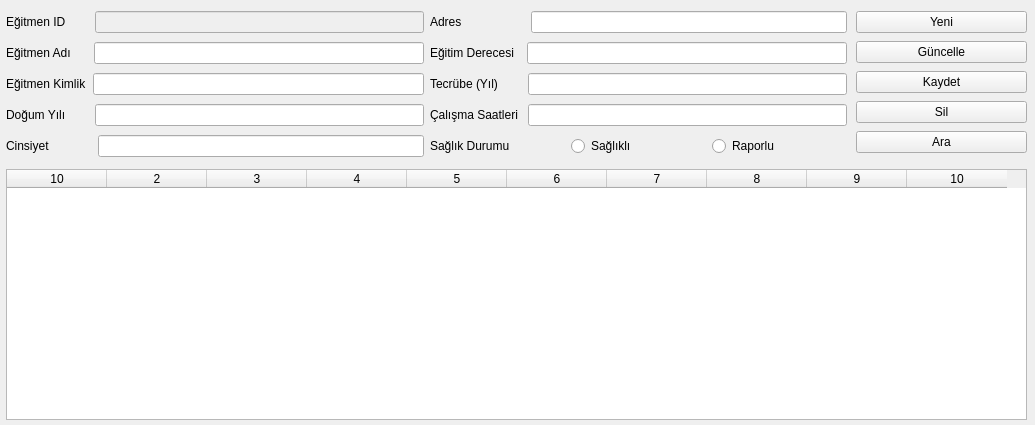
<?xml version="1.0" encoding="UTF-8"?>
<ui version="4.0">
 <class>egitmenler</class>
 <widget class="QWidget" name="egitmenler">
  <property name="geometry">
   <rect>
    <x>0</x>
    <y>0</y>
    <width>1035</width>
    <height>425</height>
   </rect>
  </property>
  <property name="windowTitle">
   <string>Form</string>
  </property>
  <widget class="QWidget" name="verticalLayoutWidget">
   <property name="geometry">
    <rect>
     <x>856</x>
     <y>9</y>
     <width>171</width>
     <height>151</height>
    </rect>
   </property>
   <layout class="QVBoxLayout" name="verticalLayout">
    <item>
     <widget class="QPushButton" name="push_yeni">
      <property name="text">
       <string>Yeni</string>
      </property>
     </widget>
    </item>
    <item>
     <widget class="QPushButton" name="push_guncelle">
      <property name="text">
       <string>Güncelle</string>
      </property>
     </widget>
    </item>
    <item>
     <widget class="QPushButton" name="push_kaydet">
      <property name="text">
       <string>Kaydet</string>
      </property>
     </widget>
    </item>
    <item>
     <widget class="QPushButton" name="push_sil">
      <property name="text">
       <string>Sil</string>
      </property>
     </widget>
    </item>
    <item>
     <widget class="QPushButton" name="push_ara">
      <property name="text">
       <string>Ara</string>
      </property>
     </widget>
    </item>
   </layout>
  </widget>
  <widget class="QWidget" name="gridLayoutWidget">
   <property name="geometry">
    <rect>
     <x>6</x>
     <y>8</y>
     <width>841</width>
     <height>156</height>
    </rect>
   </property>
   <layout class="QGridLayout" name="gridLayout_2">
    <item row="2" column="1">
     <layout class="QHBoxLayout" name="horizontalLayout_8">
      <item>
       <widget class="QLabel" name="label_8">
        <property name="text">
         <string>Tecrübe (Yıl)       </string>
        </property>
       </widget>
      </item>
      <item>
       <widget class="QLineEdit" name="line_tecrube"/>
      </item>
     </layout>
    </item>
    <item row="0" column="0">
     <layout class="QHBoxLayout" name="horizontalLayout_7">
      <item>
       <widget class="QLabel" name="label_7">
        <property name="text">
         <string>Eğitmen ID       </string>
        </property>
       </widget>
      </item>
      <item>
       <widget class="QLineEdit" name="line_egitmen_id">
        <property name="enabled">
         <bool>false</bool>
        </property>
       </widget>
      </item>
     </layout>
    </item>
    <item row="1" column="1">
     <layout class="QHBoxLayout" name="horizontalLayout_5">
      <item>
       <widget class="QLabel" name="label_5">
        <property name="text">
         <string>Eğitim Derecesi  </string>
        </property>
       </widget>
      </item>
      <item>
       <widget class="QLineEdit" name="line_egitim_derecesi"/>
      </item>
     </layout>
    </item>
    <item row="2" column="0">
     <layout class="QHBoxLayout" name="horizontalLayout">
      <item>
       <widget class="QLabel" name="label">
        <property name="text">
         <string>Eğitmen Kimlik</string>
        </property>
       </widget>
      </item>
      <item>
       <widget class="QLineEdit" name="line_egitmen_tc"/>
      </item>
     </layout>
    </item>
    <item row="4" column="0">
     <layout class="QHBoxLayout" name="horizontalLayout_6">
      <item>
       <widget class="QLabel" name="label_6">
        <property name="text">
         <string>Cinsiyet             </string>
        </property>
       </widget>
      </item>
      <item>
       <widget class="QLineEdit" name="line_cinsiyet"/>
      </item>
     </layout>
    </item>
    <item row="1" column="0">
     <layout class="QHBoxLayout" name="horizontalLayout_4">
      <item>
       <widget class="QLabel" name="label_4">
        <property name="text">
         <string>Eğitmen Adı     </string>
        </property>
       </widget>
      </item>
      <item>
       <widget class="QLineEdit" name="line_egitmen_ad"/>
      </item>
     </layout>
    </item>
    <item row="3" column="1">
     <layout class="QHBoxLayout" name="horizontalLayout_14">
      <item>
       <widget class="QLabel" name="label_14">
        <property name="text">
         <string>Çalışma Saatleri </string>
        </property>
       </widget>
      </item>
      <item>
       <widget class="QLineEdit" name="line_calisma_saatleri">
        <property name="enabled">
         <bool>true</bool>
        </property>
       </widget>
      </item>
     </layout>
    </item>
    <item row="3" column="0">
     <layout class="QHBoxLayout" name="horizontalLayout_13">
      <item>
       <widget class="QLabel" name="label_13">
        <property name="text">
         <string>Doğum Yılı       </string>
        </property>
       </widget>
      </item>
      <item>
       <widget class="QLineEdit" name="line_dogum">
        <property name="enabled">
         <bool>true</bool>
        </property>
       </widget>
      </item>
     </layout>
    </item>
    <item row="0" column="1">
     <layout class="QHBoxLayout" name="horizontalLayout_11">
      <item>
       <widget class="QLabel" name="label_11">
        <property name="text">
         <string>Adres                   </string>
        </property>
       </widget>
      </item>
      <item>
       <widget class="QLineEdit" name="line_adres">
        <property name="enabled">
         <bool>true</bool>
        </property>
       </widget>
      </item>
     </layout>
    </item>
    <item row="4" column="1">
     <layout class="QHBoxLayout" name="horizontalLayout_12">
      <item>
       <widget class="QLabel" name="label_12">
        <property name="text">
         <string>Sağlık Durumu</string>
        </property>
       </widget>
      </item>
      <item>
       <widget class="QRadioButton" name="radiosaglikli">
        <property name="text">
         <string>Sağlıklı</string>
        </property>
       </widget>
      </item>
      <item>
       <widget class="QRadioButton" name="radioraporlu">
        <property name="text">
         <string>Raporlu</string>
        </property>
       </widget>
      </item>
     </layout>
    </item>
   </layout>
  </widget>
  <widget class="QTableWidget" name="tableWidget">
   <property name="geometry">
    <rect>
     <x>6</x>
     <y>169</y>
     <width>1021</width>
     <height>251</height>
    </rect>
   </property>
   <column>
    <property name="text">
     <string>10</string>
    </property>
   </column>
   <column/>
   <column/>
   <column/>
   <column/>
   <column/>
   <column/>
   <column/>
   <column/>
   <column/>
  </widget>
 </widget>
 <resources/>
 <connections/>
</ui>
